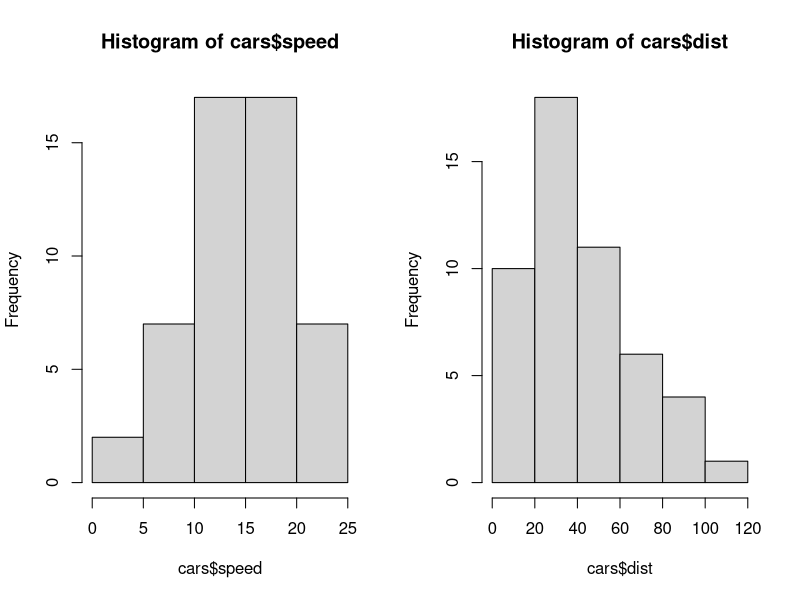
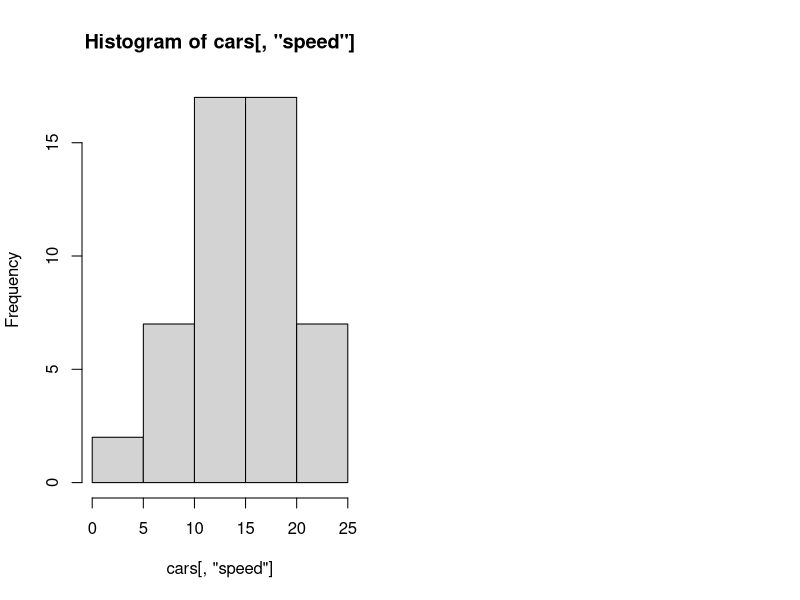

These charts were generated, in order, by the following R code:
## ---- chunk 1
data(cars)
dim(cars)
head(cars)
## ---- chunk 2
par(mfrow=c(1,2))
hist(cars$speed)
hist(cars$dist)
## ---- chunk 3
hist(cars[ , "speed"])
